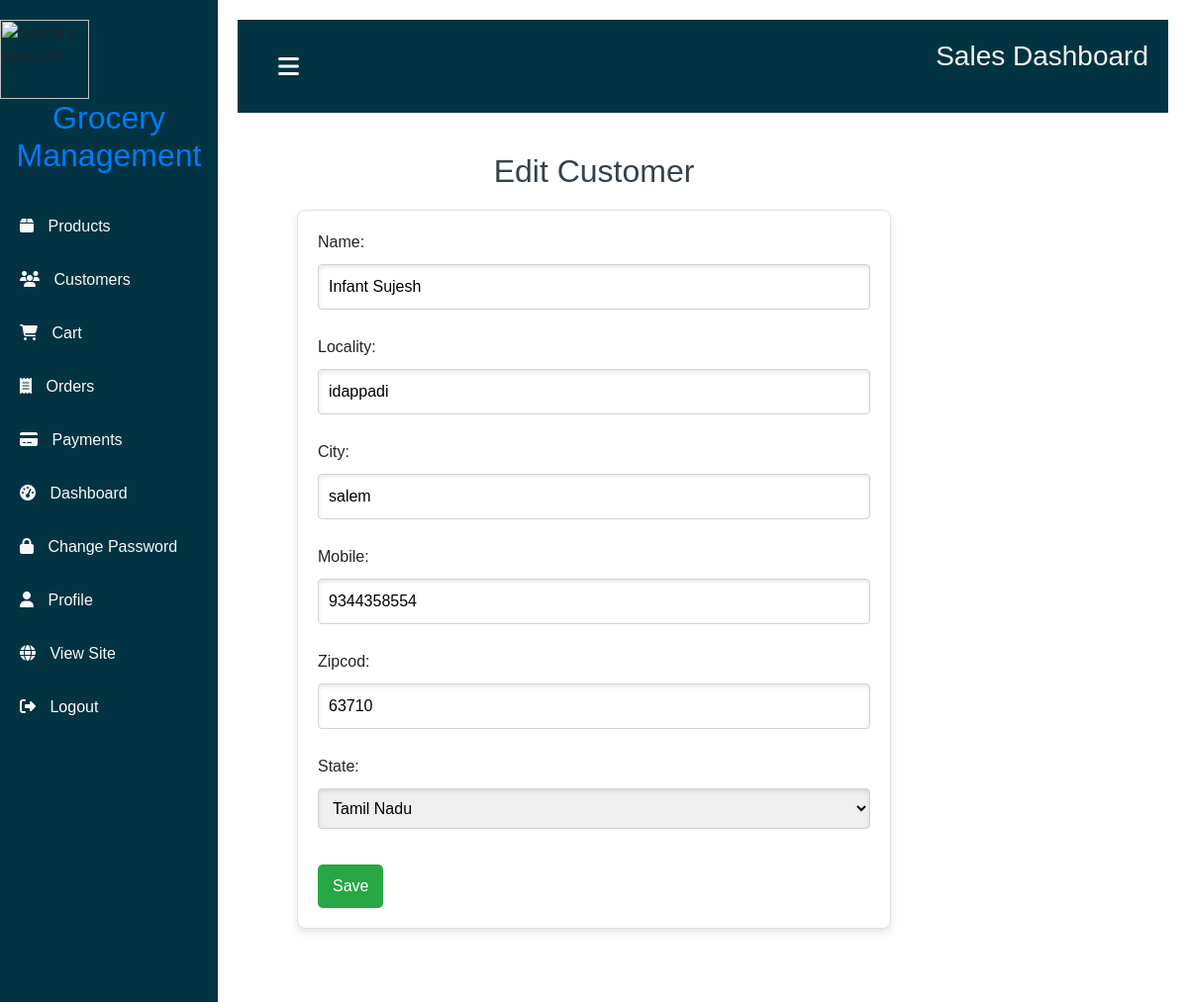
Screenshot of /customers/update/1/ with the database file from the repository.
### app/models.py (models this page shows)
class Customer(models.Model):
    user = models.ForeignKey(User, on_delete=models.CASCADE)
    name = models.CharField(max_length=200)
    locality = models.CharField(max_length=200)
    city = models.CharField(max_length=50)
    mobile = models.IntegerField(default=0)
    zipcod = models.IntegerField()
    state = models.CharField(choices=STATE_CHOICES, max_length=100)

### app/views.py (the view)
# urls.py: path('customers/update/<int:pk>/', customer_update, name='customer_update'),
def customer_update(request, pk):
    customer = get_object_or_404(Customer, pk=pk)
    if request.method == 'POST':
        form = CustomerForm(request.POST, instance=customer)
        if form.is_valid():
            form.save()
            return redirect('customer_list')
    else:
        form = CustomerForm(instance=customer)
    return render(request, 'admin/customer_form.html', {'form': form})

### app/forms.py
class CustomerForm(forms.ModelForm):
    class Meta:
        model = Customer
        fields = ['name', 'locality', 'city', 'mobile', 'zipcod', 'state']

### app/templates/admin/customer_form.html (shortened to what this page needs)
{% block content %}
<div class="sidebar">
    {% include 'admin/sidebar.html' %}
</div>
<h2 style="display:flex; justify-content: center; " >{% if form.instance.pk %}Edit{% else %}Add{% endif %} Customer</h2>
<form method="post" class="form-container">
    {{ form.as_p }}
    <button type="submit" class="button save-button">Save</button>
</form>
<a href="{% url 'customer_list' %}" class="button cancel-button">Cancel</a>
{% endblock %}

### app/static/app/styles.css (style rules this page uses)
body { font-family: Arial, sans-serif; margin: 0; padding-top:40%; }
h2 { color: #35424a; }
.button { background: #35424a; color: #ffffff; padding: 10px 15px; text-decoration: none; border: none; cursor: pointer; border-radius: 5px; }

### app/templates/admin/sidebar.html (style rules this page uses)
body { margin: 0; padding: 0; font-family: Arial, sans-serif; }

### app/templates/admin/customer_form.html (style rules this page uses)
.form-container { max-width: 600px; margin: 20px auto; padding: 20px; border: 1px solid #dee2e6; border-radius: 8px; background-color: #fff; box-shadow: 0 4px 8px rgba(0, 0, 0, 0.1); }
input[type="text"], input[type="email"], input[type="number"], select { width: 100%; padding: 10px; margin: 10px 0; border: 1px solid #ced4da; border-radius: 4px; box-shadow: inset 0 2px 4px rgba(0, 0, 0, 0.1); transition: border-color 0.3s; }
.button { display: inline-block; padding: 10px 15px; color: white; background-color: #007bff; text-decoration: none; border: none; border-radius: 5px; cursor: pointer; transition: background-color 0.3s; font-weight: 500; margin-top: 10px; }
.save-button { background-color: #28a745; }
.cancel-button { background-color: #dc3545; }

### rows the page displays
Customer: name "Infant Sujesh", locality "idappadi", city "salem", mobile "9344358554", zipcod "63710", state "Tamil Nadu"
